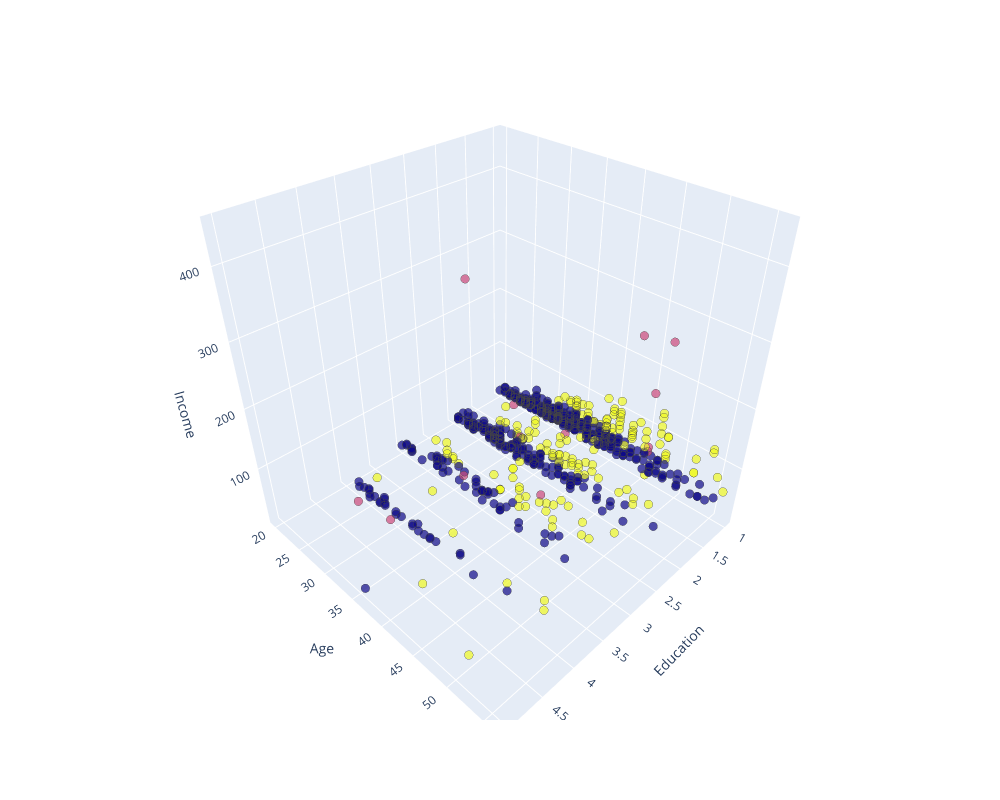

This figure's notebook cell:
### Code cell
# Create interactive 3D scatter plot
fig = plt.figure(figsize=(5,15))
fig = px.scatter_3d(X, x=1, y=0, z=3, opacity=0.7, color=labels.astype(float))

fig.update_traces(marker=dict(size=5, line=dict(width=.25)), showlegend=False)
fig.update_layout(coloraxis_showscale=False, width=1000, height=800, scene=dict(
        xaxis=dict(title='Education'),
        yaxis=dict(title='Age'),
        zaxis=dict(title='Income')
    ))  # Remove color bar, resize plot

fig.show()

### Figure 1 — Plotly figure (JSON) as saved in the notebook; plotly's stock layout.template omitted (floating-point values rounded to 4 significant figures; data arrays with more than 128 entries replaced by an {"elided": "..."} marker saying what was removed)
{"data": [{"hovertemplate": "1=%{x}<br>0=%{y}<br>3=%{z}<br>color=%{marker.color}<extra></extra>", "legendgroup": "", "marker": {"color": {"elided": "700 float values"}, "coloraxis": "coloraxis", "line": {"width": 0.25}, "opacity": 0.7, "size": 5, "symbol": "circle"}, "mode": "markers", "name": "", "scene": "scene", "showlegend": false, "type": "scatter3d", "x": {"elided": "700 float values"}, "y": {"elided": "700 float values"}, "z": {"elided": "700 float values"}}], "layout": {"coloraxis": {"colorbar": {"title": {"text": "color"}}, "colorscale": [[0, "#0d0887"], [0.1111, "#46039f"], [0.2222, "#7201a8"], [0.3333, "#9c179e"], [0.4444, "#bd3786"], [0.5556, "#d8576b"], [0.6667, "#ed7953"], [0.7778, "#fb9f3a"], [0.8889, "#fdca26"], [1, "#f0f921"]], "showscale": false}, "height": 800, "legend": {"tracegroupgap": 0}, "margin": {"t": 60}, "scene": {"domain": {"x": [0, 1], "y": [0, 1]}, "xaxis": {"title": {"text": "Education"}}, "yaxis": {"title": {"text": "Age"}}, "zaxis": {"title": {"text": "Income"}}}, "width": 1000}}
